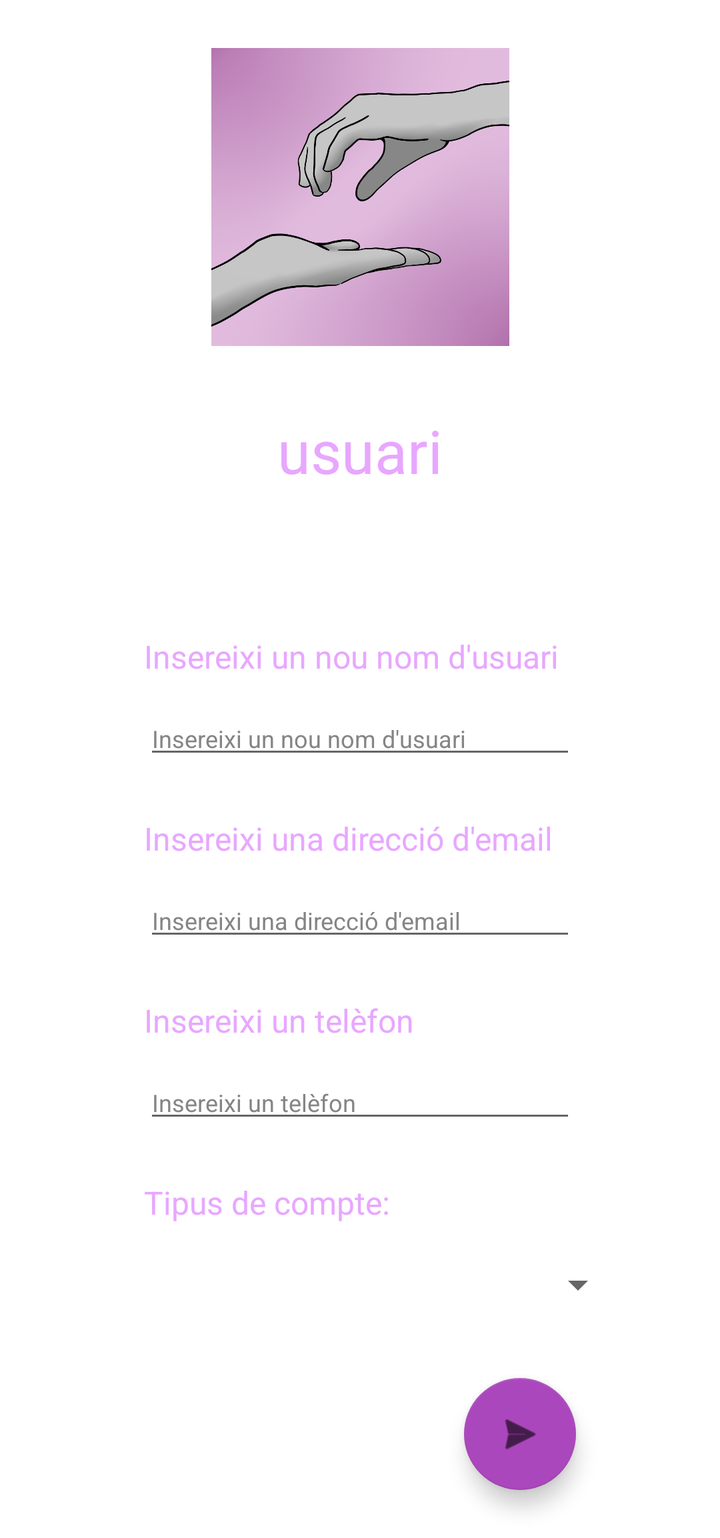
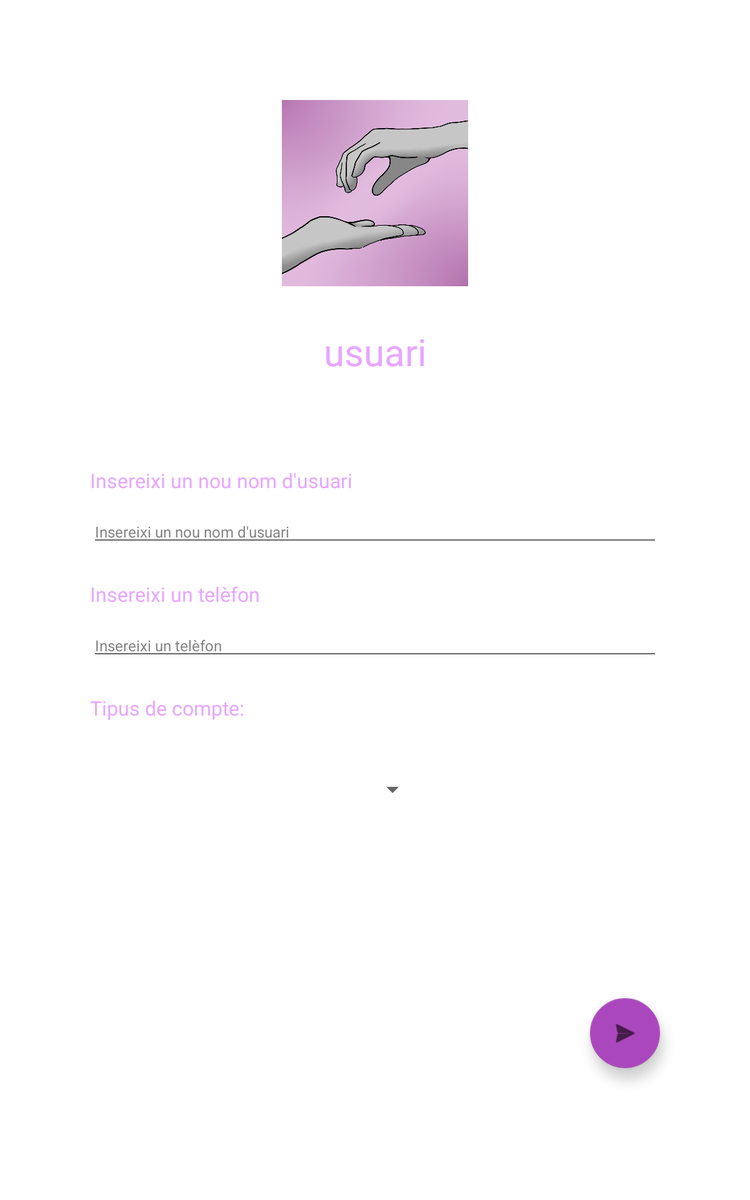

One screen, two layout resources from the same app: the default and the repository's alternative for another configuration. Each is rendered where Android would select it; the XML of both is given below.
<!-- AndroidManifest.xml: application theme Theme.DonAte -->
<!-- res/layout/fragment_perfil.xml -->
<?xml version="1.0" encoding="utf-8"?>
<layout xmlns:android="http://schemas.android.com/apk/res/android"
    xmlns:app="http://schemas.android.com/apk/res-auto"
    xmlns:tools="http://schemas.android.com/tools">

    <ScrollView
        android:id="@+id/scrollViewPerfil"
        android:layout_width="match_parent"
        android:layout_height="match_parent"
        android:fillViewport="true">

        <androidx.constraintlayout.widget.ConstraintLayout
            android:id="@+id/constraintPerfilFragment"
            android:layout_width="match_parent"
            android:layout_height="wrap_content"
            android:background="@color/white">

            <ImageView
                android:id="@+id/imageView"
                android:layout_width="149dp"
                android:layout_height="149dp"
                android:layout_marginTop="24dp"
                android:contentDescription="@string/DescLogo"
                android:src="@drawable/logo"
                app:layout_constraintEnd_toEndOf="parent"
                app:layout_constraintStart_toStartOf="parent"
                app:layout_constraintTop_toTopOf="parent" />

            <TextView
                android:id="@+id/textView12"
                android:layout_width="wrap_content"
                android:layout_height="wrap_content"
                android:layout_marginTop="32dp"
                android:text="@string/user"
                android:textColor="@color/morado"
                android:textSize="30sp"
                app:layout_constraintEnd_toEndOf="parent"
                app:layout_constraintStart_toStartOf="parent"
                app:layout_constraintTop_toBottomOf="@+id/imageView" />

            <TextView
                android:id="@+id/textView"
                android:layout_width="wrap_content"
                android:layout_height="wrap_content"
                android:layout_marginStart="72dp"
                android:layout_marginTop="72dp"
                android:text="@string/nombrePerfil"
                android:textColor="@color/morado"
                android:textSize="@dimen/texto_general"
                app:layout_constraintStart_toStartOf="parent"
                app:layout_constraintTop_toBottomOf="@+id/textView12" />

            <EditText
                android:id="@+id/editTextTextPersonName5"
                android:layout_width="0dp"
                android:layout_height="wrap_content"
                android:layout_marginStart="@dimen/distEditACostado"
                android:layout_marginTop="@dimen/distEditATextViewPeque"
                android:layout_marginEnd="@dimen/distEditACostado"
                android:ems="10"
                android:hint="@string/nombrePerfil"
                android:inputType="textPersonName"
                android:textColor="@color/black"
                android:textColorHint="@color/gris"
                android:textSize="@dimen/texto_pequeño"
                app:layout_constraintEnd_toEndOf="parent"
                app:layout_constraintStart_toStartOf="parent"
                app:layout_constraintTop_toBottomOf="@+id/textView" />

            <TextView
                android:id="@+id/textView13"
                android:layout_width="wrap_content"
                android:layout_height="wrap_content"
                android:layout_marginStart="@dimen/distEditACostado"
                android:layout_marginTop="24dp"
                android:text="@string/emailPerfil"
                android:textColor="@color/morado"
                android:textSize="@dimen/texto_general"
                app:layout_constraintStart_toStartOf="parent"
                app:layout_constraintTop_toBottomOf="@+id/editTextTextPersonName5" />

            <EditText
                android:id="@+id/editTextTextEmailAddress"
                android:layout_width="0dp"
                android:layout_height="wrap_content"
                android:layout_marginStart="@dimen/distEditACostado"
                android:layout_marginTop="@dimen/distEditATextViewPeque"
                android:layout_marginEnd="@dimen/distEditACostado"
                android:ems="10"
                android:hint="@string/emailPerfil"
                android:inputType="textEmailAddress"
                android:textColor="@color/black"
                android:textColorHint="@color/gris"
                android:textSize="@dimen/texto_pequeño"
                app:layout_constraintEnd_toEndOf="parent"
                app:layout_constraintStart_toStartOf="parent"
                app:layout_constraintTop_toBottomOf="@+id/textView13" />

            <TextView
                android:id="@+id/textView14"
                android:layout_width="wrap_content"
                android:layout_height="wrap_content"
                android:layout_marginStart="@dimen/distEditACostado"
                android:layout_marginTop="@dimen/distEditATextViewGrande"
                android:text="@string/telefPerfil"
                android:textColor="@color/morado"
                android:textSize="@dimen/texto_general"
                app:layout_constraintStart_toStartOf="parent"
                app:layout_constraintTop_toBottomOf="@+id/editTextTextEmailAddress" />

            <EditText
                android:id="@+id/editTextPhone"
                android:layout_width="0dp"
                android:layout_height="wrap_content"
                android:layout_marginStart="@dimen/distEditACostado"
                android:layout_marginTop="@dimen/distEditATextViewPeque"
                android:layout_marginEnd="@dimen/distEditACostado"
                android:ems="10"
                android:hint="@string/telefPerfil"
                android:inputType="phone"
                android:textColor="@color/black"
                android:textColorHint="@color/gris"
                android:textSize="@dimen/texto_pequeño"
                app:layout_constraintEnd_toEndOf="parent"
                app:layout_constraintStart_toStartOf="parent"
                app:layout_constraintTop_toBottomOf="@+id/textView14" />

            <TextView
                android:id="@+id/textView15"
                android:layout_width="wrap_content"
                android:layout_height="wrap_content"
                android:layout_marginStart="@dimen/distEditACostado"
                android:layout_marginTop="@dimen/distEditATextViewGrande"
                android:text="@string/selec_cuenta"
                android:textColor="@color/morado"
                android:textSize="@dimen/texto_general"
                app:layout_constraintStart_toStartOf="parent"
                app:layout_constraintTop_toBottomOf="@+id/editTextPhone"
                tools:layout_editor_absoluteX="36dp" />

            <Spinner
                android:id="@+id/spinnerSelecCuentaPerfil"
                style="@style/Widget.AppCompat.Spinner.DropDown"
                android:layout_width="266dp"
                android:layout_height="45dp"
                android:layout_marginStart="72dp"
                android:layout_marginTop="8dp"
                android:layout_marginEnd="72dp"
                android:contentDescription="@string/contentDescrip"
                android:minHeight="48dp"
                android:text="@string/selec_cuenta"
                android:textSize="@dimen/texto_general"
                app:layout_constraintEnd_toEndOf="parent"
                app:layout_constraintStart_toStartOf="parent"
                app:layout_constraintTop_toBottomOf="@+id/textView15" />

            <com.google.android.material.floatingactionbutton.FloatingActionButton
                android:id="@+id/floatingActionButton2"
                android:layout_width="0dp"
                android:layout_height="wrap_content"
                android:layout_marginTop="@dimen/distEditATextViewGrande"
                android:layout_marginEnd="@dimen/distEditACostado"
                android:layout_marginBottom="@dimen/distEditATextViewGrande"
                android:clickable="true"
                app:layout_constraintBottom_toBottomOf="parent"
                app:layout_constraintEnd_toEndOf="parent"
                app:layout_constraintTop_toBottomOf="@+id/spinnerSelecCuentaPerfil"
                app:srcCompat="@android:drawable/ic_menu_send" />
        </androidx.constraintlayout.widget.ConstraintLayout>


    </ScrollView>
</layout>
<!-- resources referenced by this layout -->
<resources>
  <color name="black">#FF000000</color>
  <color name="gris">#858585</color>
  <color name="morado">#E8A7FF</color>
  <color name="white">#FFFFFFFF</color>
  <dimen name="distEditACostado">72dp</dimen>
  <dimen name="distEditATextViewGrande">24dp</dimen>
  <dimen name="distEditATextViewPeque">12dp</dimen>
  <dimen name="texto_general">16sp</dimen>
  <!-- drawable logo: png bitmap (drawable, 185683 bytes) -->
  <string name="DescLogo">App logo</string>
  <string name="contentDescrip">
          Select the account type you want
      </string>
  <string name="emailPerfil">Add a new email</string>
  <string name="nombrePerfil">Add a new username</string>
  <string name="selec_cuenta">Account type:</string>
  <string name="telefPerfil">Add a new phone</string>
  <string name="user">User</string>
  <style name="Theme.DonAte" parent="Theme.MaterialComponents.DayNight.DarkActionBar">
          
          <item name="colorPrimary">@color/white</item>
          <item name="colorPrimaryVariant">@color/white</item>
          <item name="colorOnPrimary">@color/white</item>
          
          <item name="colorSecondary">@color/morado_oscuro</item>
          <item name="colorSecondaryVariant">@color/morado_oscuro</item>
          <item name="colorOnSecondary">@color/black</item>
          
          <item name="android:statusBarColor" tools:targetApi="l">?attr/colorPrimaryVariant</item>
          
      </style>
  <color name="morado_oscuro">#AB47BC</color>
</resources>
<!-- res/layout-sw600dp/fragment_perfil.xml (the repository's variant of the layout above) -->
<!-- drawn on a 7-inch tablet held upright -->
<?xml version="1.0" encoding="utf-8"?>
<layout xmlns:android="http://schemas.android.com/apk/res/android"
    xmlns:app="http://schemas.android.com/apk/res-auto"
    xmlns:tools="http://schemas.android.com/tools">

    <ScrollView
        android:id="@+id/scrollViewPerfil"
        android:layout_width="match_parent"
        android:layout_height="match_parent"
        android:fillViewport="true">

        <androidx.constraintlayout.widget.ConstraintLayout
            android:id="@+id/constraintPerfilFragment"
            android:layout_width="match_parent"
            android:layout_height="wrap_content"
            android:background="@color/white">

            <ImageView
                android:id="@+id/imageView"
                android:layout_width="149dp"
                android:layout_height="149dp"
                android:layout_marginTop="80dp"
                android:contentDescription="@string/DescLogo"
                android:src="@drawable/logo"
                app:layout_constraintEnd_toEndOf="parent"
                app:layout_constraintStart_toStartOf="parent"
                app:layout_constraintTop_toTopOf="parent" />

            <TextView
                android:id="@+id/textView12"
                android:layout_width="wrap_content"
                android:layout_height="wrap_content"
                android:layout_marginTop="32dp"
                android:text="@string/user"
                android:textColor="@color/morado"
                android:textSize="30sp"
                app:layout_constraintEnd_toEndOf="parent"
                app:layout_constraintStart_toStartOf="parent"
                app:layout_constraintTop_toBottomOf="@+id/imageView" />

            <TextView
                android:id="@+id/textView"
                android:layout_width="wrap_content"
                android:layout_height="wrap_content"
                android:layout_marginStart="72dp"
                android:layout_marginTop="72dp"
                android:text="@string/nombrePerfil"
                android:textColor="@color/morado"
                android:textSize="@dimen/texto_general"
                app:layout_constraintStart_toStartOf="parent"
                app:layout_constraintTop_toBottomOf="@+id/textView12" />

            <EditText
                android:id="@+id/editTextUserPerfil"
                android:layout_width="0dp"
                android:layout_height="wrap_content"
                android:layout_marginStart="@dimen/distEditACostado"
                android:layout_marginTop="@dimen/distEditATextViewPeque"
                android:layout_marginEnd="@dimen/distEditACostado"
                android:ems="10"
                android:hint="@string/nombrePerfil"
                android:inputType="textPersonName"
                android:textColor="@color/black"
                android:textColorHint="@color/gris"
                android:textSize="@dimen/texto_pequeño"
                app:layout_constraintEnd_toEndOf="parent"
                app:layout_constraintStart_toStartOf="parent"
                app:layout_constraintTop_toBottomOf="@+id/textView" />


            <TextView
                android:id="@+id/textView14"
                android:layout_width="wrap_content"
                android:layout_height="wrap_content"
                android:layout_marginStart="@dimen/distEditACostado"
                android:layout_marginTop="@dimen/distEditATextViewGrande"
                android:text="@string/telefPerfil"
                android:textColor="@color/morado"
                android:textSize="@dimen/texto_general"
                app:layout_constraintStart_toStartOf="parent"
                app:layout_constraintTop_toBottomOf="@+id/editTextUserPerfil" />

            <EditText
                android:id="@+id/editTextPhone"
                android:layout_width="0dp"
                android:layout_height="wrap_content"
                android:layout_marginStart="@dimen/distEditACostado"
                android:layout_marginTop="@dimen/distEditATextViewPeque"
                android:layout_marginEnd="@dimen/distEditACostado"
                android:ems="10"
                android:hint="@string/telefPerfil"
                android:inputType="phone"
                android:textColor="@color/black"
                android:textColorHint="@color/gris"
                android:textSize="@dimen/texto_pequeño"
                app:layout_constraintEnd_toEndOf="parent"
                app:layout_constraintStart_toStartOf="parent"
                app:layout_constraintTop_toBottomOf="@+id/textView14" />

            <TextView
                android:id="@+id/textView15"
                android:layout_width="wrap_content"
                android:layout_height="wrap_content"
                android:layout_marginStart="@dimen/distEditACostado"
                android:layout_marginTop="@dimen/distEditATextViewGrande"
                android:text="@string/selec_cuenta"
                android:textColor="@color/morado"
                android:textSize="@dimen/texto_general"
                app:layout_constraintStart_toStartOf="parent"
                app:layout_constraintTop_toBottomOf="@+id/editTextPhone"
                tools:layout_editor_absoluteX="36dp" />

            <Spinner
                android:id="@+id/spinnerSelecCuentaPerfil"
                style="@style/Widget.AppCompat.Spinner.DropDown"
                android:layout_width="266dp"
                android:layout_height="45dp"
                android:layout_marginStart="72dp"
                android:layout_marginTop="32dp"
                android:layout_marginEnd="72dp"
                android:contentDescription="@string/contentDescrip"
                android:minHeight="48dp"
                android:text="@string/selec_cuenta"
                android:textSize="@dimen/texto_general"
                app:layout_constraintEnd_toEndOf="parent"
                app:layout_constraintHorizontal_bias="0.0"
                app:layout_constraintStart_toStartOf="parent"
                app:layout_constraintTop_toBottomOf="@+id/textView15" />

            <com.google.android.material.floatingactionbutton.FloatingActionButton
                android:id="@+id/sendUpdateButton"
                android:layout_width="0dp"
                android:layout_height="wrap_content"
                android:layout_marginTop="@dimen/distEditATextViewGrande"
                android:layout_marginEnd="@dimen/distEditACostado"
                android:layout_marginBottom="@dimen/distEditATextViewGrande"
                android:clickable="true"
                app:layout_constraintBottom_toBottomOf="parent"
                app:layout_constraintEnd_toEndOf="parent"
                app:layout_constraintTop_toBottomOf="@+id/spinnerSelecCuentaPerfil"
                app:layout_constraintVertical_bias="0.597"
                app:srcCompat="@android:drawable/ic_menu_send" />
        </androidx.constraintlayout.widget.ConstraintLayout>


    </ScrollView>
</layout>
<!-- resources referenced by the variant -->
<!-- as a 7-inch tablet held upright resolves them -->
<resources>
  <color name="black">#FF000000</color>
  <color name="gris">#858585</color>
  <color name="morado">#E8A7FF</color>
  <color name="white">#FFFFFFFF</color>
  <dimen name="distEditACostado">72dp</dimen>
  <dimen name="distEditATextViewGrande">24dp</dimen>
  <dimen name="distEditATextViewPeque">12dp</dimen>
  <dimen name="texto_general">16sp</dimen>
  <!-- drawable logo: png bitmap (drawable, 185683 bytes) -->
  <string name="DescLogo">App logo</string>
  <string name="contentDescrip">
          Select the account type you want
      </string>
  <string name="nombrePerfil">Add a new username</string>
  <string name="selec_cuenta">Account type:</string>
  <string name="telefPerfil">Add a new phone</string>
  <string name="user">User</string>
  <style name="Theme.DonAte" parent="Theme.MaterialComponents.DayNight.DarkActionBar">
          
          <item name="colorPrimary">@color/white</item>
          <item name="colorPrimaryVariant">@color/white</item>
          <item name="colorOnPrimary">@color/white</item>
          
          <item name="colorSecondary">@color/morado_oscuro</item>
          <item name="colorSecondaryVariant">@color/morado_oscuro</item>
          <item name="colorOnSecondary">@color/black</item>
          
          <item name="android:statusBarColor" tools:targetApi="l">?attr/colorPrimaryVariant</item>
          
      </style>
  <color name="morado_oscuro">#AB47BC</color>
</resources>
